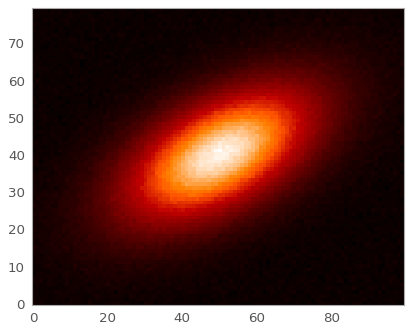

Recreate this plot in Python.
import matplotlib.pyplot as plt
from astropy.modeling.models import Gaussian2D
from astropy.nddata import CCDData
from astropy.nddata import Cutout2D
y, x = np.mgrid[0:500, 0:600]
data = (Gaussian2D(1, 150, 100, 20, 10, theta=0.5)(x, y) +
        Gaussian2D(0.5, 400, 300, 8, 12, theta=1.2)(x,y) +
        Gaussian2D(0.75, 250, 400, 5, 7, theta=0.23)(x,y) +
        Gaussian2D(0.9, 525, 150, 3, 3)(x,y) +
        Gaussian2D(0.6, 200, 225, 3, 3)(x,y))
np.random.seed(123456)
data += 0.01 * np.random.randn(500, 600)
cosmic_ray_value = 0.997
data[100, 300:310] = cosmic_ray_value
mask = (data == cosmic_ray_value)
ccd = CCDData(data, mask=mask,
              meta={'object': 'fake galaxy', 'filter': 'R'},
              unit='adu')
position = (149.7, 100.1)
size = (80, 100)     # pixels
cutout = Cutout2D(ccd, position, size)
plt.imshow(cutout.data, origin='lower')
